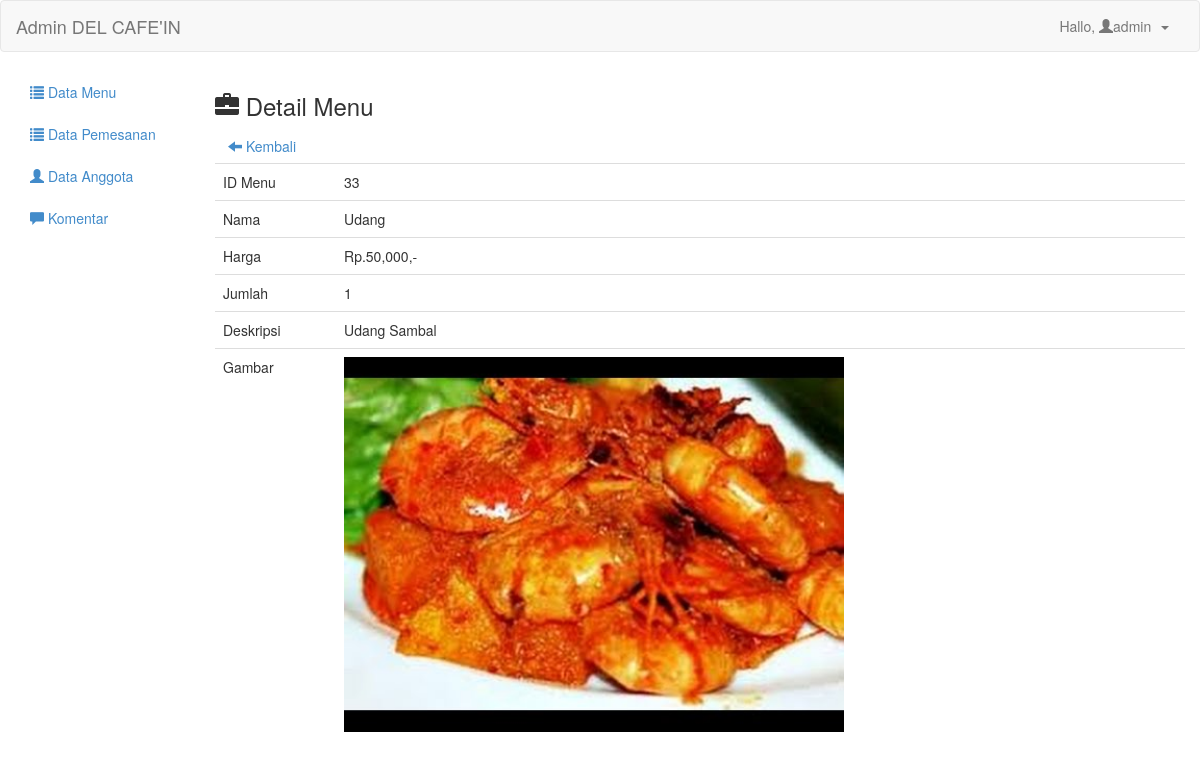
The app's page /admin/det_barang.php?id=33 (signed in) with its own data.
### tables this page shows
CREATE TABLE `makanan` (
  `id_produk` int(11) NOT NULL,
  `nama` varchar(100) NOT NULL,
  `harga` int(10) NOT NULL,
  `qty` int(9) NOT NULL,
  `keterangan` varchar(500) NOT NULL,
  `gambar` varchar(45) NOT NULL,
  `id_kategori` int(11) NOT NULL
);

### admin/det_barang.php (the view)
<?php
include 'header.php';
?>
<h3><span class="glyphicon glyphicon-briefcase"></span>  Detail Menu</h3>
<a class="btn" href="barang.php"><span class="glyphicon glyphicon-arrow-left"></span>  Kembali</a>
<?php
$id_brg=mysqli_real_escape_string($koneksi, $_GET['id']);
$det=mysqli_query($koneksi, "select * from makanan where id_produk='$id_brg'")or die(mysql_error());
while($d=mysqli_fetch_array($det)){
	?>
	<table class="table">
		<tr>
			<td>ID Menu</td>
			<td><?php echo $d['id_produk'] ?></td>
		</tr>
		<tr>
			<td>Nama</td>
			<td><?php echo $d['nama'] ?></td>
		</tr>
		<tr>
			<td>Harga</td>
			<td>Rp.<?php echo number_format($d['harga']) ?>,-</td>
		</tr>
		<tr>
			<td>Jumlah</td>
			<td><?php echo number_format($d['qty']) ?></td>
		</tr>
		<tr>
			<td>Deskripsi</td>
			<td><?php echo $d['keterangan']; ?></td>
		</tr>
		<tr>
			<td>Gambar</td>
			<td><img src="gambar/<?php echo $d['gambar'];?>"style="width:500px;"/></td>
		</tr>
	</table>
	<?php
}
?>
<?php include 'footer.php'; ?>

### records on screen
makanan: id_produk "33", nama "Udang", harga "50,000", qty "1", keterangan "Udang Sambal", gambar (picture)

### other values on screen
$_SESSION['username'] "admin"
